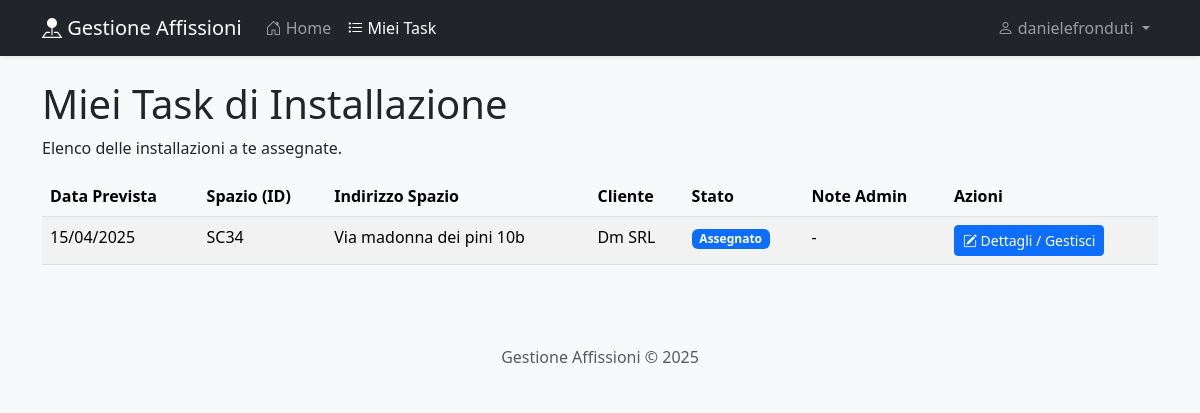
The page /installatore/tasks/ (signed in) on the database as committed earlier.
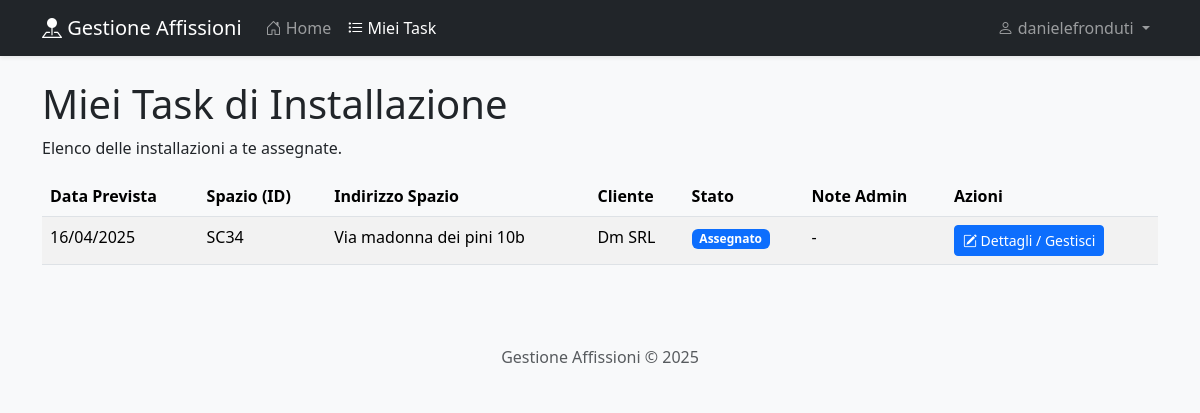
The same page on the database as committed later.
### gestione/models.py (models this page shows, shortened)
class TaskInstallazione(models.Model):
    STATO_TASK_CHOICES = [
        ('DA_ASSEGNARE', _('Da Assegnare')),
        ('ASSEGNATO', _('Assegnato')),
        ('COMPLETATO', _('Completato')),
        ('PROBLEMA', _('Problema Segnalato')),
    ]
    affissione = models.OneToOneField(
        Affissione,
        on_delete=models.CASCADE, # Se l'affissione viene cancellata, cancella anche il task
        verbose_name=_("Affissione Correlata"),
        related_name="task_installazione" # Nome per accesso inverso da Affissione
    )
    installatore_assegnato = models.ForeignKey(
        settings.AUTH_USER_MODEL,
        on_delete=models.SET_NULL, # Se l'installatore viene cancellato, il task rimane (ma non assegnato)
        null=True,
        blank=True,
        verbose_name=_("Installatore Assegnato"),
        limit_choices_to={'groups__name': 'Installatori'}, # Limita la scelta agli utenti del gruppo 'Installatori'
        related_name="task_assegnati" # Nome per accesso inverso da User
    )
    stato_task = models.CharField(
        _("Stato Task"),
        max_length=20,
        choices=STATO_TASK_CHOICES,
        default='DA_ASSEGNARE'
    )
    data_prevista_installazione = models.DateField(
        _("Data Prevista Installazione"),
        help_text=_("Normalmente coincide con la data inizio dell'affissione")
    )
    note_admin = models.TextField(
        _("Note per l'Installatore (da Admin)"),
        blank=True,
        null=True
    )
    data_creazione = models.DateTimeField(auto_now_add=True)
    data_modifica = models.DateTimeField(auto_now=True)
    class Meta:
        verbose_name = _("Task Installazione")
        verbose_name_plural = _("Task Installazione")
        ordering = ['data_prevista_installazione', 'stato_task']

class Affissione(models.Model):
    STATO_CHOICES = [
        ('Bloccato', _('Bloccato (Venditore)')), # [RF15] Slot bloccato in attesa di conferma
        ('Confermato', _('Confermato')),         # Affissione confermata, pronta per pianificazione installazione
    ]
    spazio = models.ForeignKey(
        SpazioPubblicitario,
        on_delete=models.PROTECT, # Impedisce cancellazione Spazio se ha affissioni collegate
        verbose_name=_("Spazio Pubblicitario"),
        related_name="affissioni" # Permette di accedere alle affissioni da un oggetto Spazio (spazio.affissioni.all())
    )
    cliente = models.ForeignKey(
        Cliente,
        on_delete=models.PROTECT, # Impedisce cancellazione Cliente se ha affissioni collegate
        verbose_name=_("Cliente"),
        related_name="affissioni" # Permette di accedere alle affissioni da un oggetto Cliente (cliente.affissioni.all())
    )
    data_inizio = models.DateField(_("Data Inizio Affissione"), default=timezone.now)
    data_fine = models.DateField(_("Data Fine Affissione"))
    stato = models.CharField(
        _("Stato Affissione"),
        max_length=30,
        choices=STATO_CHOICES,
        default='Confermato' # Default per creazioni da Admin, il 'Bloccato' sarà usato dai venditori
    )
    note = models.TextField(_("Note Interne"), blank=True, null=True)
    data_creazione = models.DateTimeField(auto_now_add=True)
    data_modifica = models.DateTimeField(auto_now=True)
    class Meta:
        verbose_name = _("Affissione/Prenotazione")
        verbose_name_plural = _("Affissioni/Prenotazioni")
        ordering = ['data_inizio', 'spazio']

class SpazioPubblicitario(models.Model):
    TIPOLOGIA_CHOICES = [
        ('cartellone', _('Cartellone Stradale')),
        ('pensilina', _('Pensilina Autobus')),
        ('transenna', _('Transenna Parapedonale')),
        ('altro', _('Altro')),
    ]
    identificativo = models.CharField(_("Identificativo Univoco"), max_length=50, unique=True, help_text=_("Es. BS-001, MI-P05"))
    descrizione = models.CharField(_("Descrizione Breve"), max_length=200, blank=True, null=True)
    posizione_indirizzo = models.TextField(_("Posizione (Indirizzo)"), help_text=_("Indirizzo completo dello spazio"))
    posizione_lat = models.DecimalField(_("Latitudine"), max_digits=9, decimal_places=6, blank=True, null=True, help_text=_("Coordinate geografiche (opzionale)"))
    posizione_lon = models.DecimalField(_("Longitudine"), max_digits=9, decimal_places=6, blank=True, null=True, help_text=_("Coordinate geografiche (opzionale)"))
    dimensioni = models.CharField(_("Dimensioni"), max_length=50, blank=True, null=True, help_text=_("Es. 6x3m, 100x140cm"))
    tipologia = models.CharField(_("Tipologia"), max_length=50, choices=TIPOLOGIA_CHOICES, default='cartellone')
    note = models.TextField(_("Altre Caratteristiche Rilevanti"), blank=True, null=True)
    attivo = models.BooleanField(_("Attivo"), default=True, help_text=_("Indica se lo spazio è attualmente utilizzabile"))
    data_creazione = models.DateTimeField(auto_now_add=True)
    data_modifica = models.DateTimeField(auto_now=True)
    class Meta:
        verbose_name = _("Spazio Pubblicitario")
        verbose_name_plural = _("Spazi Pubblicitari")
        ordering = ['identificativo']

class Cliente(models.Model):
    nome_cognome = models.CharField(_("Nome/Cognome"), max_length=150, blank=True, null=True, help_text=_("Per persone fisiche"))
    ragione_sociale = models.CharField(_("Ragione Sociale"), max_length=200, blank=True, null=True, help_text=_("Per aziende"))
    telefono = models.CharField(_("Telefono"), max_length=30, blank=True, null=True)
    email = models.EmailField(_("Email"), max_length=254, blank=True, null=True)
    indirizzo = models.TextField(_("Indirizzo"), blank=True, null=True)
    note = models.TextField(_("Altre Informazioni Rilevanti"), blank=True, null=True)
    data_creazione = models.DateTimeField(auto_now_add=True)
    data_modifica = models.DateTimeField(auto_now=True)
    class Meta:
        verbose_name = _("Cliente")
        verbose_name_plural = _("Clienti")
        ordering = ['ragione_sociale', 'nome_cognome'] # Ordina per ragione sociale o nome

### gestione/views.py (the view)
# urls.py: path('installatore/tasks/', views.task_list_installatore_view, name='installatore_task_list'),
@login_required
def task_list_installatore_view(request):
    if not request.user.groups.filter(name='Installatori').exists():
        messages.error(request, "Accesso riservato agli installatori.")
        return redirect(reverse('gestione:home'))
    tasks_assegnati = TaskInstallazione.objects.filter(
        installatore_assegnato=request.user,
        stato_task__in=['ASSEGNATO', 'PROBLEMA']
    ).select_related(
        'affissione__spazio', 'affissione__cliente'
    ).order_by('data_prevista_installazione')
    context = {
        'tasks_list': tasks_assegnati,
    }
    return render(request, 'gestione/installatore_task_list.html', context)

### gestione/templatetags/auth_extras.py (called while the page is built)
@register.filter(name='has_group')
def has_group(user, group_name):
    if not user.is_authenticated:
        return False
    try:
        group = Group.objects.get(name=group_name)
    except Group.DoesNotExist:
        return False
    return group in user.groups.all()

### gestione/templates/gestione/installatore_task_list.html (shortened to what this page needs)
{% extends "base.html" %}
{% block content %}
<h1>Miei Task di Installazione</h1>
<p>Elenco delle installazioni a te assegnate.</p>
{% if not tasks_list %}
    <div class="alert alert-info" role="alert">
      Al momento non ci sono task assegnati a te.
    </div>
{% else %}
    <div class="table-responsive">
        <table class="table table-striped table-hover">
            <thead>
                <tr>
                    <th>Data Prevista</th>
                    <th>Spazio (ID)</th>
                    <th>Indirizzo Spazio</th>
                    <th>Cliente</th>
                    <th>Stato</th>
                    <th>Note Admin</th>
                    <th>Azioni</th>
                </tr>
            </thead>
            <tbody>
                {% for task in tasks_list %}
                <tr>
                    <td>{{ task.data_prevista_installazione|date:"d/m/Y" }}</td>
                    <td>{{ task.affissione.spazio.identificativo }}</td>
                    <td>{{ task.affissione.spazio.posizione_indirizzo }}</td>
                    <td>{{ task.affissione.cliente.ragione_sociale|default:task.affissione.cliente.nome_cognome }}</td>
                    <td>
                        <span class="badge
                            {% if task.stato_task == 'ASSEGNATO' %}bg-primary
                            {% elif task.stato_task == 'COMPLETATO' %}bg-success
                            {% elif task.stato_task == 'PROBLEMA' %}bg-danger
                            {% else %}bg-secondary
                            {% endif %}">
                            {{ task.get_stato_task_display }}
                        </span>
                    </td>
                    <td>{{ task.note_admin|default:"-" }}</td>
                    <td>
                        <a href="{% url 'gestione:installatore_task_detail' task_pk=task.pk %}" class="btn btn-sm btn-primary" title="Vedi dettagli, carica foto e completa il task">
                            <i class="bi bi-pencil-square"></i> Dettagli / Gestisci
                        </a>
                    </td>
                </tr>
                {% endfor %}
            </tbody>
        </table>
    </div>
{% endif %}
{% endblock %}

### templates/base.html (shortened to what this page needs)
<!DOCTYPE html>
{% load static %}
{% load auth_extras %}
<html lang="it">
<head>
    <link href="https://cdn.jsdelivr.net/npm/bootstrap@5.3.3/dist/css/bootstrap.min.css" rel="stylesheet">
    <link rel="stylesheet" href="https://cdn.jsdelivr.net/npm/bootstrap-icons@1.11.3/font/bootstrap-icons.min.css">
    <link rel="stylesheet" href="{% static 'gestione/css/style.css' %}">
</head>
<body>
    <nav class="navbar navbar-expand-lg navbar-dark bg-dark mb-4">
        <div class="container">
            <a class="navbar-brand" href="{% url 'gestione:home' %}">
                <i class="bi bi-pin-map-fill"></i> Gestione Affissioni
            </a>
            <div class="collapse navbar-collapse" id="navbarNav">
                <ul class="navbar-nav me-auto mb-2 mb-lg-0">
                    {% if user.is_authenticated %}
                        <li class="nav-item">
                            <a class="nav-link {% if request.resolver_match.url_name == 'home' %}active{% endif %}" href="{% url 'gestione:home' %}">
                                <i class="bi bi-house-door"></i> Home
                            </a>
                        </li>
                        {% if user|has_group:"Installatori" %}
                         <li class="nav-item">
                            <a class="nav-link {% if request.resolver_match.url_name == 'installatore_task_list' %}active{% endif %}" href="{% url 'gestione:installatore_task_list' %}">
                                <i class="bi bi-list-task"></i> Miei Task
                            </a>
                         </li>
                        {% endif %}
                    {% endif %}
                </ul>
                <ul class="navbar-nav ms-auto">
                     {% if user.is_authenticated %}
                        <li class="nav-item dropdown">
                            <a class="nav-link dropdown-toggle" href="#" role="button" data-bs-toggle="dropdown" aria-expanded="false">
                                <i class="bi bi-person"></i> {{ user.get_full_name|default:user.username }}
                            </a>
                        </li>
                    {% else %}
                        <li class="nav-item">
                            <a class="nav-link {% if request.resolver_match.url_name == 'login' %}active{% endif %}" href="{% url 'login' %}">
                                <i class="bi bi-box-arrow-in-right"></i> Login
                            </a>
                        </li>
                    {% endif %}
                </ul>
            </div>
        </div>
    </nav>
    <div class="container">
        {% block content %}
        {% endblock %}
    </div>
    <footer class="mt-5 p-3 text-center text-muted bg-light">
        Gestione Affissioni &copy; {% now "Y" %}
    </footer>
</body>
</html>

### gestione/static/gestione/css/style.css (style rules this page uses)
body { background-color: #f8f9fa; -webkit-font-smoothing: antialiased; -moz-osx-font-smoothing: grayscale; }
.navbar { box-shadow: 0 2px 4px rgba(0, 0, 0, .075); }
h1, .h1, h2, .h2, h3, .h3 { font-weight: 500; }
.table thead th { font-weight: 600; background-color: #f8f9fa; }

Rows that differ between the two databases and show on the page:
removed TaskInstallazione: data_prevista_installazione "15/04/2025", affissione.spazio.identificativo "SC34", affissione.spazio.posizione_indirizzo "Via madonna dei pini 10b", affissione.cliente.ragione_sociale "Dm SRL", stato_task "Assegnato", note_admin "-"
added TaskInstallazione: data_prevista_installazione "16/04/2025", affissione.spazio.identificativo "SC34", affissione.spazio.posizione_indirizzo "Via madonna dei pini 10b", affissione.cliente.ragione_sociale "Dm SRL", stato_task "Assegnato", note_admin "-"
